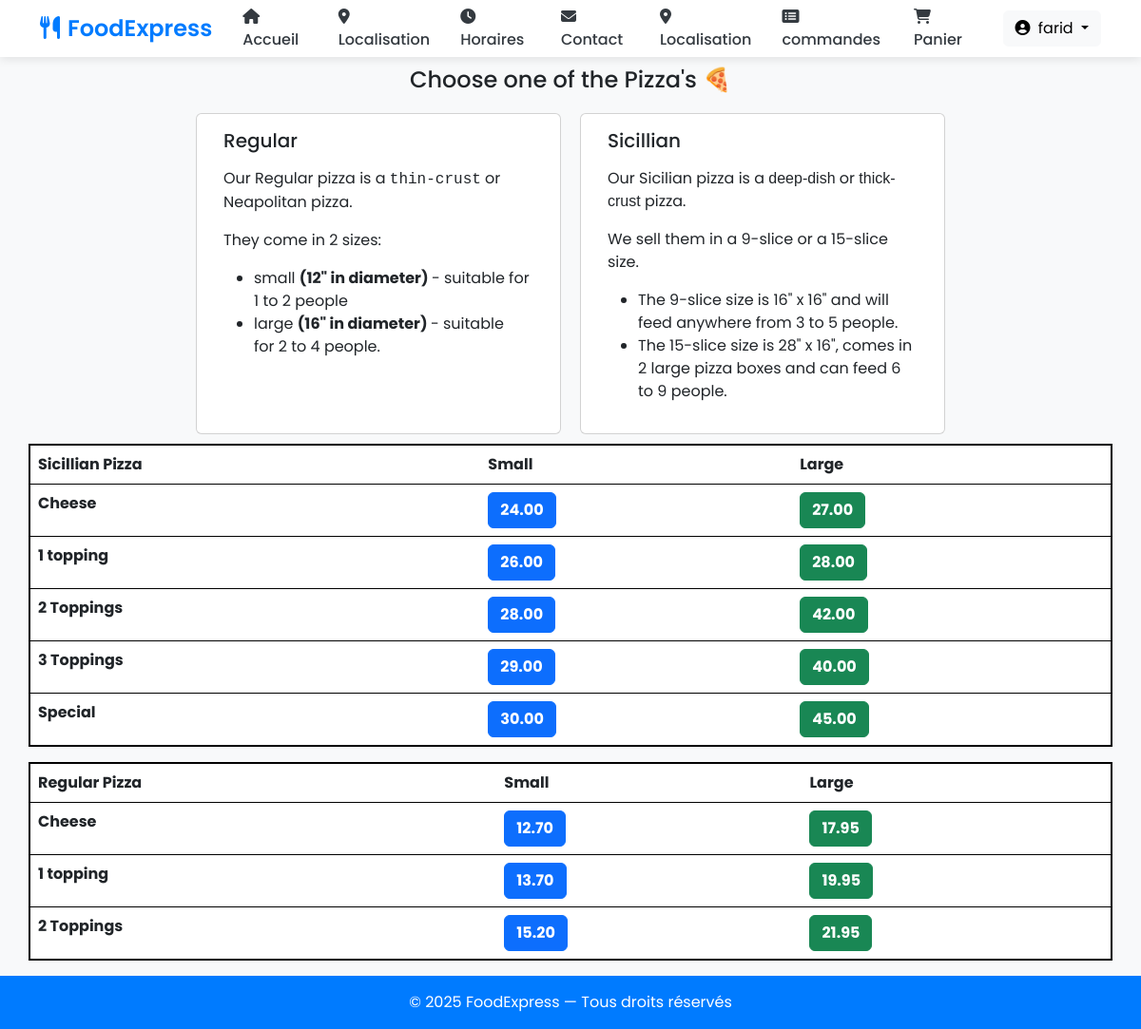
The app's page /Pizza (signed in) with its own data.
### orders/models.py (models this page shows, shortened)
class RegularPizza(models.Model):
    pizza_choice = models.CharField(max_length=200)
    small_price = models.DecimalField(max_digits=6, decimal_places=2)
    large_price = models.DecimalField(max_digits=6, decimal_places=2)
    category_description = models.TextField() #make this the wysiwyg text field

class SicilianPizza(models.Model):
    pizza_choice = models.CharField(max_length=200)
    small_price = models.DecimalField(max_digits=6, decimal_places=2)
    large_price = models.DecimalField(max_digits=6, decimal_places=2)
    category_description = models.TextField() #make this the wysiwyg text field

### orders/views.py (the view)
# urls.py: path("Pizza", views.pizza, name="pizza"),
def pizza(request):
    if request.user.is_authenticated:
        return render(request, "orders/pizza.html", context = {"regular_pizza":RegularPizza.objects.all, "sicillian_pizza":SicilianPizza.objects.all , "toppings":Toppings.objects.all, "number_of_toppings":[1,2,3]})
    else:
        return redirect("orders:login")

### orders/models.py (called while the page is built)
    def __str__(self):
        return f"{self.topping_name}"

### orders/templates/orders/pizza.html (shortened to what this page needs)
{% extends 'orders/header.html' %}
{% block content %}
    <div class="container">
      <h4 style="margin:10px; text-align:center;"> Choose one of the Pizza's &#x1f355 </h4>
      <div class="row justify-content-center">
            <div class="card" id="regular_pizza_card" style="width: 24rem; margin:10px;">
              <div class="card-body">
                <h5 class="card-title" >Regular </h5>
                {% for pizza in regular_pizza %}
                  {% if pizza.category_description != "default" %}
                    <p class="card-text">{{ pizza.category_description | safe}}</p>
                  {% endif %}
                {% endfor %}
              </div>
            </div>
            <div class="card" id="sicillian_pizza_card" style="width: 24rem; margin:10px;">
              <div class="card-body">
                <h5 class="card-title">Sicillian </h5>
                {% for pizza in sicillian_pizza %}
                  {% if pizza.category_description != "default" %}
                    <p class="card-text">{{ pizza.category_description | safe }}</p>
                  {% endif %}
                {% endfor %}
              </div>
            </div>
      </div>
      <div class="row" >
        <table class="table" id="sicillian_pizza_table" style="border: 2px solid black">
          <thead class="thead-dark">
            <tr>
              <th scope="col">Sicillian Pizza</th>
              <th scope="col">Small</th>
              <th scope="col">Large</th>
            </tr>
          </thead>
          <tbody>
            {% for pizza in sicillian_pizza %}
              <tr>
                <th>{{pizza.pizza_choice}}</th>
                {% if forloop.counter0 in number_of_toppings %}
                  <td><button type="button" class="btn btn-primary add_to_cart"  onclick="pizza_toppings({{forloop.counter0}}, 'Small Sicillian', {{pizza.small_price}})"><strong>{{pizza.small_price}}</strong></button></td>
                  <td><button type="button" class="btn btn-success add_to_cart"  onclick="pizza_toppings({{forloop.counter0}}, 'Large Sicillian', {{pizza.large_price}})"><strong>{{pizza.large_price}}</strong></button></td>
                {% else %}
                  <td><button type="button" class="btn btn-primary add_to_cart"  onclick="add_to_cart({item_description: 'Small Sicillian Pizza - {{pizza.pizza_choice}}' , price: {{pizza.small_price}} })"><strong>{{pizza.small_price}}</strong></button></td>
                  <td><button type="button" class="btn btn-success add_to_cart"  onclick="add_to_cart({item_description: 'Large Sicillian Pizza - {{pizza.pizza_choice}}' , price: {{pizza.large_price}} })"><strong>{{pizza.large_price}}</strong></button></td>
                {% endif %}
              </tr>
            {% endfor %}
          </tbody>
        </table>
        <table class="table" id="regular_pizza_table" style="border: 2px solid black">
          <thead class="thead-dark">
            <tr>
              <th scope="col">Regular Pizza</th>
              <th scope="col">Small</th>
              <th scope="col">Large</th>
            </tr>
          </thead>
          <tbody>
            {% for pizza in regular_pizza %}
              <tr>
                <th>{{pizza.pizza_choice}}</th>
                {% if forloop.counter0 in number_of_toppings %}
                  <td><button type="button" class="btn btn-primary add_to_cart"  onclick="pizza_toppings({{forloop.counter0}}, 'Small Regular', {{pizza.small_price}})"><strong>{{pizza.small_price}}</strong></button></td>
                  <td><button type="button" class="btn btn-success add_to_cart"  onclick="pizza_toppings({{forloop.counter0}}, 'Large Regular', {{pizza.large_price}})"><strong>{{pizza.large_price}}</strong></button></td>
                {% else %}
                  <td><button type="button" class="btn btn-primary add_to_cart"  onclick="add_to_cart({item_description: 'Small Regular Pizza - {{pizza.pizza_choice}}' , price: {{pizza.small_price}} })"><strong>{{pizza.small_price}}</strong></button></td>
                  <td><button type="button" class="btn btn-success add_to_cart"  onclick="add_to_cart({item_description: 'Large Regular Pizza - {{pizza.pizza_choice}}' , price: {{pizza.large_price}} })"><strong>{{pizza.large_price}}</strong></button></td>
                {% endif %}
              </tr>
            {% endfor %}
          </tbody>
        </table>
      </div>
    </div>
{% endblock %}

### orders/templates/orders/header.html (shortened to what this page needs)
<!doctype html>
<html lang="en">
<head>
  <link href="https://cdn.jsdelivr.net/npm/bootstrap@5.3.0/dist/css/bootstrap.min.css" rel="stylesheet">
  <link rel="stylesheet" href="https://cdnjs.cloudflare.com/ajax/libs/font-awesome/6.4.0/css/all.min.css">
  <link href="https://cdnjs.cloudflare.com/ajax/libs/toastr.js/latest/toastr.min.css" rel="stylesheet"/>
  {% load static %}
  <link rel="stylesheet" href="{% static 'orders/style.css' %}">
</head>
<body>
<nav class="navbar navbar-expand-lg navbar-light sticky-top" style="height: 60px">
  <div class="container">
    <a class="navbar-brand" href="/">
      <i class="fas fa-utensils me-2"></i>FoodExpress
    </a>
    <div class="collapse navbar-collapse" id="navbarContent">
      {% if user.is_authenticated %}
      <ul class="navbar-nav me-auto mb-2 mb-lg-0">
        <li class="nav-item">
          <a class="nav-link active" href="/" aria-current="page">
            <i class="fas fa-home me-1"></i> Accueil
          </a>
        </li>
        <li class="nav-item">
          <a class="nav-link" href="/directions">
            <i class="fas fa-map-marker-alt me-1"></i> Localisation
          </a>
        </li>
        <li class="nav-item">
          <a class="nav-link" href="/hours">
            <i class="fas fa-clock me-1"></i> Horaires
          </a>
        </li>
        <li class="nav-item">
          <a class="nav-link" href="/contact">
            <i class="fas fa-envelope me-1"></i> Contact
          </a>
        </li>
        <li class="nav-item">
          <a class="nav-link" href="/directions">
            <i class="fas fa-map-marker-alt me-1"></i> Localisation
          </a>
        </li>
        <li class="nav-item">
          <a href="/view-orders" class="nav-link">
            <i class="fas fa-list-alt me-1"></i> commandes
          </a>
        </li>
        <li class="nav-item">
          <a href="/cart" id="cart_button" class="nav-link">
            <i class="fas fa-shopping-cart me-1"></i> Panier
          </a>
        </li>
      </ul>
      <div class="d-flex align-items-center">
        <div class="dropdown ms-3">
          <button class="btn btn-light dropdown-toggle" type="button" id="userDropdown" data-bs-toggle="dropdown" aria-expanded="false">
            <i class="fas fa-user-circle me-1"></i> {{ user.username }}
          </button>
        </div>
      </div>
      {% endif %}
    </div>
  </div>
</nav>
<div class="wrapper">
  {% block content %}{% endblock %}
</div>
<footer>
  &copy; 2025 FoodExpress — Tous droits réservés
</footer>
</body>
</html>

### orders/templates/orders/header.html (style rules this page uses)
:root { --primary-color: #007bff; --secondary-color: #17a2b8; --dark-color: #343a40; --light-color: #f8f9fa; }
body { font-family: 'Poppins', sans-serif; background-color: #f8f9fa; display: flex; flex-direction: column; min-height: 100vh; }
.navbar { box-shadow: 0 2px 10px rgba(0,0,0,0.1); padding: 0.8rem 1rem; background: white !important; }
.navbar-brand { font-weight: 600; color: var(--primary-color) !important; font-size: 1.5rem; }
.nav-link { font-weight: 500; color: var(--dark-color) !important; margin: 0 0.5rem; position: relative; transition: all 0.3s ease; }
.nav-link::after { content: ''; position: absolute; bottom: -2px; left: 0; width: 0; height: 2px; background: var(--primary-color); transition: width 0.3s ease; }
.wrapper { flex: 1; }
footer { background-color: var(--primary-color) !important; color: white; text-align: center; padding: 1rem; }

### records on screen
RegularPizza: category_description "Our Regular pizza is a thin-crust or Neapolitan pizza. They come in 2 sizes: small (12\" in diameter) - suitable for 1 to 2 people large (16\" in diameter) - suitable for 2 to 4 people.", pizza_choice "Cheese", small_price "12.70", large_price "17.95"
SicilianPizza: category_description "Our Sicilian pizza is a deep-dish or thick-crust pizza. We sell them in a 9-slice or a 15-slice size. The 9-slice size is 16\" x 16\" and will feed anywhere from 3 to 5 people. The 15-slice size is 28\" x 16\", comes in 2 large pizza boxes and can feed 6 to 9 people.", pizza_choice "Cheese", small_price "24.00", large_price "27.00"
SicilianPizza: pizza_choice "1 topping", small_price "26.00", large_price "28.00"
SicilianPizza: pizza_choice "2 Toppings", small_price "28.00", large_price "42.00"
SicilianPizza: pizza_choice "3 Toppings", small_price "29.00", large_price "40.00"
SicilianPizza: pizza_choice "Special", small_price "30.00", large_price "45.00"
RegularPizza: pizza_choice "1 topping", small_price "13.70", large_price "19.95"
RegularPizza: pizza_choice "2 Toppings", small_price "15.20", large_price "21.95"

### other values on screen
{{ user.username }} "farid"
